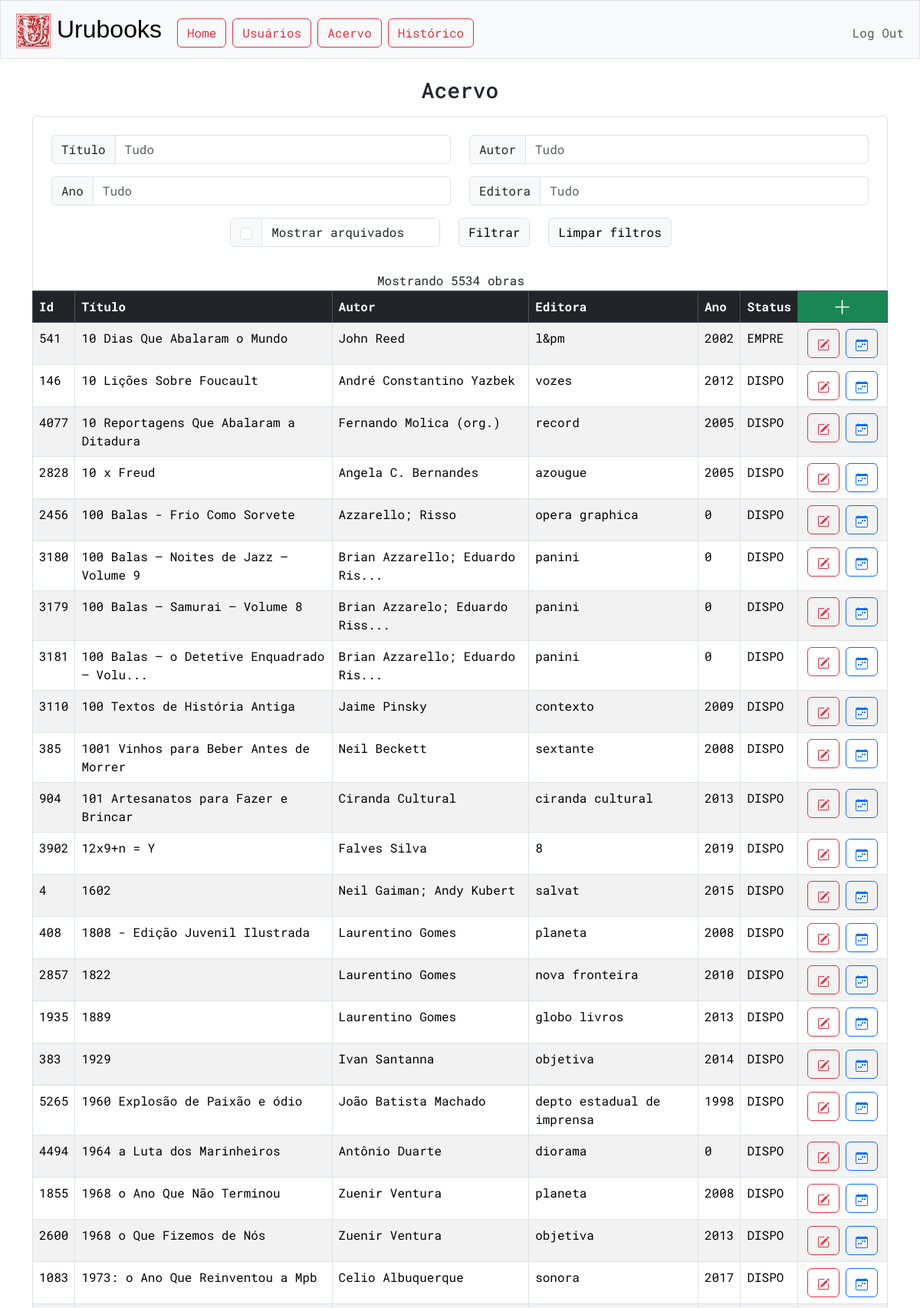
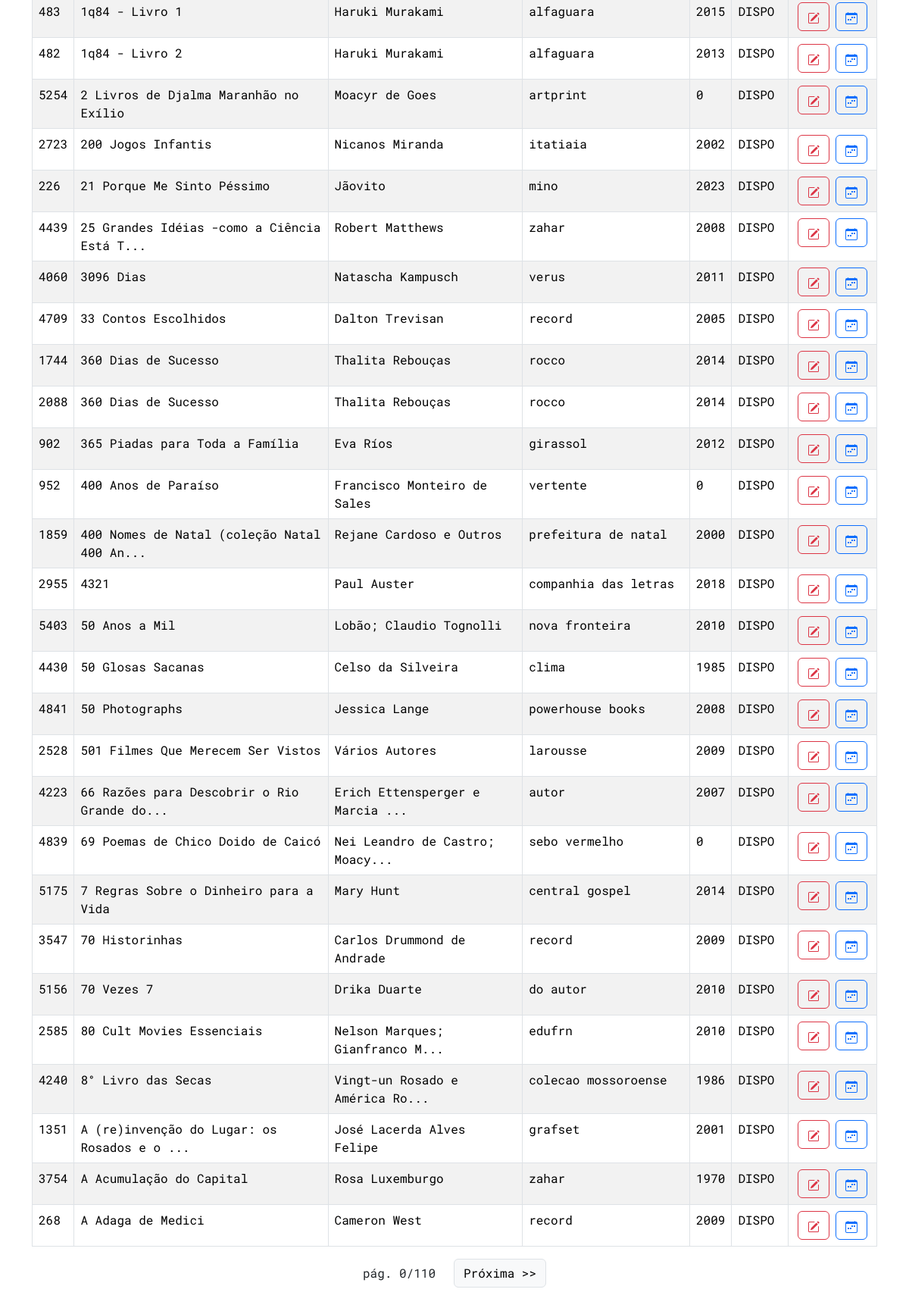
/acervo (signed in), run on the app's committed database (2 pictures, top to bottom).
### tables this page shows
CREATE TABLE acervo (
id INTEGER PRIMARY KEY AUTOINCREMENT NOT NULL,
titulo TEXT NOT NULL,
autor TEXT NOT NULL,
editora TEXT,
ano INTEGER,
status TEXT
);

### app.py (the view)
@app.route("/acervo", methods=["GET", "POST"])
@login_required
def acervo():
    edited_book = {}
    if edit_id := request.args.get("edit-book"):
        edited_book = db.execute("SELECT * FROM acervo WHERE id = ?", edit_id)[0]
    filtros = {}
    filtros_placeholder = {}
    filtro_titulo = request.args.get('filtro-titulo')
    if filtro_titulo:
        filtros_placeholder["titulo"] = filtro_titulo
        filtros["titulo"] = "%" + filtro_titulo + "%"
    filtro_autor = request.args.get('filtro-autor')
    if filtro_autor:
        filtros_placeholder["autor"] = filtro_autor
        filtros["autor"] = "%" + filtro_autor + "%"
    filtro_ano = request.args.get("filtro-ano")
    if filtro_ano:
        filtros_placeholder["ano"] = filtro_ano
        filtros["ano"] = "%" + filtro_ano + "%"
    filtro_editora = request.args.get("filtro-editora")
    if filtro_editora:
        filtros_placeholder["editora"] = filtro_editora
        filtros["editora"] = "%" + filtro_editora + "%"
    filtro_arquivado = " id IN (SELECT id FROM acervo WHERE status != 'ARQUIVADO')"
    if request.args.get('mostrar-arquivados') == 'true':
        filtros_placeholder["arquivado"] = 'true'
        filtro_arquivado = " id IN (SELECT id FROM acervo WHERE status = 'DISPONIVEL' OR status = 'EMPRESTADO' OR status = 'ARQUIVADO')"
    LIVROS_POR_PAGINA = 50
    pagina_atual = int(request.args.get("pagina", 0))
    offset = LIVROS_POR_PAGINA * pagina_atual
    query = "SELECT * FROM acervo"
    if filtros:
        query += " WHERE " + " AND ".join([f"{key} LIKE ?" for key in filtros])
        acervo = db.execute(query + " AND " + filtro_arquivado + " ORDER BY titulo" + " LIMIT ?, ?", *tuple(filtros.values()), offset, LIVROS_POR_PAGINA)
        search_size = len(db.execute(query + " AND " + filtro_arquivado + " ORDER BY titulo", *tuple(filtros.values())))
    else:
        acervo = db.execute(query + " WHERE " + filtro_arquivado + " ORDER BY titulo" + " LIMIT ?, ?", offset, LIVROS_POR_PAGINA)
        search_size = len(db.execute(query + " WHERE " + filtro_arquivado))
    page_data = {
        "search_size":search_size,
        "atual":pagina_atual,
        "max":int(search_size/LIVROS_POR_PAGINA)
    }
    return render_template("acervo/index.html", acervo=acervo, edited_book=edited_book, filtros=filtros_placeholder, page_data=page_data)

### app.py (called while the page is built)
@app.after_request
def after_request(response):
    response.headers["Cache-Control"] = "no-cache, no-store, must-revalidate"
    response.headers["Expires"] = 0
    response.headers["Pragma"] = "no-cache"
    return response

### helpers.py (called while the page is built)
def login_required(f):
    @wraps(f)
    def decorated_function(*args, **kwargs):
        if session.get("user_id") is None:
            return redirect("/login")
        return f(*args, **kwargs)
    return decorated_function

### templates/acervo/index.html (shortened to what this page needs)
{% extends "layout.html" %}
{% block main %}
<h3 class='mb-3'>Acervo</h3>
<div class="input-group-container" style="padding-bottom:0px;">
    <form id="filtros-form" action="/acervo" method="get">
        <div class="row">
            <div class="col-lg-6">
                <div class="input-group mb-3">
                    <span class="input-group-text">Título</span>
                    <input name="filtro-titulo" type="text" class="form-control" placeholder="Tudo" autocomplete="off" value="{{ filtros.titulo }}">
                </div>
            </div>
            <div class="col-lg-6">
                <div class="input-group mb-3">
                    <span class="input-group-text">Autor</span>
                    <input name="filtro-autor" type="text" class="form-control" placeholder="Tudo" autocomplete="off" value="{{ filtros.autor }}">
                </div>
            </div>
            <div class="col-6">
                <div class="input-group mb-3">
                    <span class="input-group-text">Ano</span>
                    <input name="filtro-ano" type="text" class="form-control" placeholder="Tudo" autocomplete="off" value="{{ filtros.ano }}">
                </div>
            </div>
            <div class="col-6">
                <div class="input-group mb-3">
                    <span class="input-group-text">Editora</span>
                    <input name="filtro-editora" type="text" class="form-control" placeholder="Tudo" autocomplete="off" value="{{ filtros.editora }}">
                </div>
            </div>
            <div class="row justify-content-md-center">
                <div class="col-auto">
                    <div class="input-group mb-3">
                        <div class="input-group-text">
                            {% set checked = "checked" if filtros.arquivado == 'true' else ""%}
                            <input class="form-check-input" name="mostrar-arquivados" id="archived-checkbox" type="checkbox" autocomplete="off" value="true" {{ checked }}>
                        </div>
                        <input type="text" class="form-control" value="Mostrar arquivados" style="background-color: white" disabled>
                    </div>
                </div>
                <div class="col-auto">
                    <button type='submit' class="btn btn-light btn-border">Filtrar</button>
                </div>
                <div class="col-auto">
                    <a href="/acervo" type="button" class="btn btn-light btn-border">Limpar filtros</a>
                </div>
            </div>
            <div class="row justify-content-md-center mt-3">
                Mostrando {{ page_data.search_size }} obras
            </div>
        </div>
    </form>
</div>
<table class='table table-bordered table-striped' style='text-align:start'>
    <thead class="table-dark">
        <th>Id</th>
        <th>Título</th>
        <th>Autor</th>
        <th>Editora</th>
        <th>Ano</th>
        <th>Status</th>
        <th style="text-align: center; background-color: #198754; padding: 0;">
            <a type='button' class="btn btn-success" href="acervo/incluir" style="width: 100%; height: 100%">
                <svg xmlns="http://www.w3.org/2000/svg" width="25" height="25" fill="currentColor" class="bi bi-plus-lg" viewBox="0 0 16 16">
                    <path fill-rule="evenodd" d="M8 2a.5.5 0 0 1 .5.5v5h5a.5.5 0 0 1 0 1h-5v5a.5.5 0 0 1-1 0v-5h-5a.5.5 0 0 1 0-1h5v-5A.5.5 0 0 1 8 2"/>
                </svg>
            </a>
        </th>
    </thead>
    <tbody>
        {% if acervo %}
            {% for livro in acervo %}
                <tr>
                    <td>{{ livro.id }}</td>
                    <td>{{ livro.titulo }}</td>
                    <td>{{ livro.autor }}</td>
                    <td>{{ livro.editora }}</td>
                    <td>{{ livro.ano }}</td>
                    <td>{{ livro.status[:5] }}</td>
                    <td class="options-cell">
                        <div class="btn-group">
                            <form action="/acervo/editar" method="get">
                                <button type='submit' class="btn btn-outline-danger mx-1">
                                </button>
                            </form>
                            <form action="/emprestar" method="get">
                                <button type='submit' class="btn btn-outline-primary mx-1">
                                </button>
                            </form>
                        </div>
                    </td>
                </tr>
            {% endfor %}
        {% else %}
        <tr><td colspan="6"><h6 style="color:grey;text-align: center;">Nenhuma obra encontrada.</h6></td></tr>
        {% endif %}
    </tbody>
</table>
<div class="container">
    <div class="row justify-content-md-center align-items-center">
        {% if page_data.max > 0 %}
        <div class="col-auto">
            pág. {{ page_data.atual }}/{{ page_data.max }}
        </div>
        {% endif %}
        {% if page_data.atual < page_data.max and page_data.max > 1 %}
            <div class="col-auto">
                    <button class="btn btn-light btn-border" type="button" onclick="nextPage()">Próxima &gt;&gt;</button>
            </div>
        {% endif %}
    </div>
</div>
{% endblock %}

### templates/layout.html (shortened to what this page needs)
<!DOCTYPE html>
<html lang="en">
    <head>
        <link href="https://cdn.jsdelivr.net/npm/bootstrap@5.3.3/dist/css/bootstrap.min.css" rel="stylesheet">
        <link href="/static/styles.css" rel="stylesheet">
    </head>
    <body>
        <nav class="bg-light border navbar navbar-expand-md navbar-light">
            <div class="container-fluid">
                <a class="navbar-brand" href="/"><span><img src="/static/Urubooks-logo-small.png" alt="Logo" class="mx-2"/></span><span>Urubooks</span></a>
                <div class="collapse navbar-collapse" id="navbar">
                    {% if session["user_id"] %}
                        <ul class="navbar-nav me-auto mt-2">
                            <li class="nav-item"><a class="btn btn-outline-danger m-1" href="/">Home</a></li>
                            <li class="nav-item"><a class="btn btn-outline-danger m-1" href="/usuarios">Usuários</a></li>
                            <li class="nav-item"><a class="btn btn-outline-danger m-1" href="/acervo">Acervo</a></li>
                            <li class="nav-item"><a class="btn btn-outline-danger m-1" href="/historico">Histórico</a></li>
                        </ul>
                        <ul class="navbar-nav ms-auto mt-2">
                            <li class="nav-item"><a class="nav-link" href="/logout">Log Out</a></li>
                        </ul>
                    {% else %}
                        <ul class="navbar-nav ms-auto mt-2">
                            <li class="nav-item"><a class="nav-link" href="/register">Register</a></li>
                            <li class="nav-item"><a class="nav-link" href="/login">Log In</a></li>
                        </ul>
                    {% endif %}
                </div>
            </div>
        </nav>
        <main class="container py-4 text-center">
            {% block main %}{% endblock %}
        </main>
    </body>
</html>

### static/styles.css (style rules this page uses)
body { font-family: "Roboto Mono", monospace; }
nav .navbar-brand { font-family: 'Franklin Gothic Medium', 'Arial Narrow', Arial, sans-serif; font-size: xx-large; }
.input-group-container { border-style: solid; border-top-left-radius: 0.25rem; border-top-right-radius: 0.25rem; border-width: 1px; border-color: #dee2e6; padding: 1.5rem; }
.btn-border { border:solid; border-width: 1px; border-color: #dee2e6; }
.options-cell { text-align: center; }

### data on the page
acervo: id "541", titulo "10 Dias Que Abalaram o Mundo", autor "John Reed", editora "l&pm", ano "2002", status "EMPRE"
acervo: id "146", titulo "10 Lições Sobre Foucault", autor "André Constantino Yazbek", editora "vozes", ano "2012", status "DISPO"
acervo: id "2828", titulo "10 x Freud", autor "Angela C. Bernandes", editora "azougue", ano "2005", status "DISPO"
acervo: id "2456", titulo "100 Balas - Frio Como Sorvete", autor "Azzarello; Risso", editora "opera graphica", ano "0", status "DISPO"
acervo: id "3180", titulo "100 Balas – Noites de Jazz – Volume 9", autor "Brian Azzarello; Eduardo Ris...", editora "panini", ano "0", status "DISPO"
acervo: id "3179", titulo "100 Balas – Samurai – Volume 8", autor "Brian Azzarelo; Eduardo Riss...", editora "panini", ano "0", status "DISPO"
acervo: id "3181", titulo "100 Balas — o Detetive Enquadrado – Volu...", autor "Brian Azzarello; Eduardo Ris...", editora "panini", ano "0", status "DISPO"
acervo: id "3110", titulo "100 Textos de História Antiga", autor "Jaime Pinsky", editora "contexto", ano "2009", status "DISPO"
acervo: id "385", titulo "1001 Vinhos para Beber Antes de Morrer", autor "Neil Beckett", editora "sextante", ano "2008", status "DISPO"
acervo: id "904", titulo "101 Artesanatos para Fazer e Brincar", autor "Ciranda Cultural", editora "ciranda cultural", ano "2013", status "DISPO"
acervo: id "3902", titulo "12x9+n = Y", autor "Falves Silva", editora "8", ano "2019", status "DISPO"
acervo: id "4", titulo "1602", autor "Neil Gaiman; Andy Kubert", editora "salvat", ano "2015", status "DISPO"
acervo: id "408", titulo "1808 - Edição Juvenil Ilustrada", autor "Laurentino Gomes", editora "planeta", ano "2008", status "DISPO"
acervo: id "2857", titulo "1822", autor "Laurentino Gomes", editora "nova fronteira", ano "2010", status "DISPO"
acervo: id "1935", titulo "1889", autor "Laurentino Gomes", editora "globo livros", ano "2013", status "DISPO"
acervo: id "383", titulo "1929", autor "Ivan Santanna", editora "objetiva", ano "2014", status "DISPO"
acervo: id "1855", titulo "1968 o Ano Que Não Terminou", autor "Zuenir Ventura", editora "planeta", ano "2008", status "DISPO"
acervo: id "2600", titulo "1968 o Que Fizemos de Nós", autor "Zuenir Ventura", editora "objetiva", ano "2013", status "DISPO"
acervo: id "1083", titulo "1973: o Ano Que Reinventou a Mpb", autor "Celio Albuquerque", editora "sonora", ano "2017", status "DISPO"
acervo: id "483", titulo "1q84 - Livro 1", autor "Haruki Murakami", editora "alfaguara", ano "2015", status "DISPO"
acervo: id "482", titulo "1q84 - Livro 2", autor "Haruki Murakami", editora "alfaguara", ano "2013", status "DISPO"
acervo: id "2723", titulo "200 Jogos Infantis", autor "Nicanos Miranda", editora "itatiaia", ano "2002", status "DISPO"
acervo: id "226", titulo "21 Porque Me Sinto Péssimo", autor "Jãovito", editora "mino", ano "2023", status "DISPO"
acervo: id "1744", titulo "360 Dias de Sucesso", autor "Thalita Rebouças", editora "rocco", ano "2014", status "DISPO"
acervo: id "2088", titulo "360 Dias de Sucesso", autor "Thalita Rebouças", editora "rocco", ano "2014", status "DISPO"
acervo: id "902", titulo "365 Piadas para Toda a Família", autor "Eva Ríos", editora "girassol", ano "2012", status "DISPO"
acervo: id "952", titulo "400 Anos de Paraíso", autor "Francisco Monteiro de Sales", editora "vertente", ano "0", status "DISPO"
acervo: id "1859", titulo "400 Nomes de Natal (coleção Natal 400 An...", autor "Rejane Cardoso e Outros", editora "prefeitura de natal", ano "2000", status "DISPO"
acervo: id "2955", titulo "4321", autor "Paul Auster", editora "companhia das letras", ano "2018", status "DISPO"
acervo: id "2528", titulo "501 Filmes Que Merecem Ser Vistos", autor "Vários Autores", editora "larousse", ano "2009", status "DISPO"
acervo: id "3547", titulo "70 Historinhas", autor "Carlos Drummond de Andrade", editora "record", ano "2009", status "DISPO"
acervo: id "2585", titulo "80 Cult Movies Essenciais", autor "Nelson Marques; Gianfranco M...", editora "edufrn", ano "2010", status "DISPO"
acervo: id "1351", titulo "A (re)invenção do Lugar: os Rosados e o ...", autor "José Lacerda Alves Felipe", editora "grafset", ano "2001", status "DISPO"
acervo: id "3754", titulo "A Acumulação do Capital", autor "Rosa Luxemburgo", editora "zahar", ano "1970", status "DISPO"
acervo: id "268", titulo "A Adaga de Medici", autor "Cameron West", editora "record", ano "2009", status "DISPO"

### other printed values
{{ page_data.search_size }} "5534"
{{ livro.id }} "4077" "5265" "4494" "5254" "4439" "4060" "4709" "5403" "4430" "4841" "4223" "4839" "5175" "5156" "4240"
{{ livro.titulo }} "10 Reportagens Que Abalaram a Ditadura" "1960 Explosão de Paixão e ódio" "1964 a Luta dos Marinheiros" "2 Livros de Djalma Maranhão no Exílio" "25 Grandes Idéias -como a Ciência Está T..." "3096 Dias" "33 Contos Escolhidos" "50 Anos a Mil" "50 Glosas Sacanas" "50 Photographs" "66 Razões para Descobrir o Rio Grande do..." "69 Poemas de Chico Doido de Caicó" "7 Regras Sobre o Dinheiro para a Vida" "70 Vezes 7" "8° Livro das Secas"
{{ livro.autor }} "Fernando Molica (org.)" "João Batista Machado" "Antônio Duarte" "Moacyr de Goes" "Robert Matthews" "Natascha Kampusch" "Dalton Trevisan" "Lobão; Claudio Tognolli" "Celso da Silveira" "Jessica Lange" "Erich Ettensperger e Marcia ..." "Nei Leandro de Castro; Moacy..." "Mary Hunt" "Drika Duarte" "Vingt-un Rosado e América Ro..."
{{ livro.editora }} "record" "depto estadual de imprensa" "diorama" "artprint" "zahar" "verus" "record" "nova fronteira" "clima" "powerhouse books" "autor" "sebo vermelho" "central gospel" "do autor" "colecao mossoroense"
{{ livro.ano }} "2005" "1998" "0" "0" "2008" "2011" "2005" "2010" "1985" "2008" "2007" "0" "2014" "2010" "1986"
{{ livro.status[:5] }} "DISPO" "DISPO" "DISPO" "DISPO" "DISPO" "DISPO" "DISPO" "DISPO" "DISPO" "DISPO" "DISPO" "DISPO" "DISPO" "DISPO" "DISPO"
{{ page_data.atual }} "0"
{{ page_data.max }} "110"
